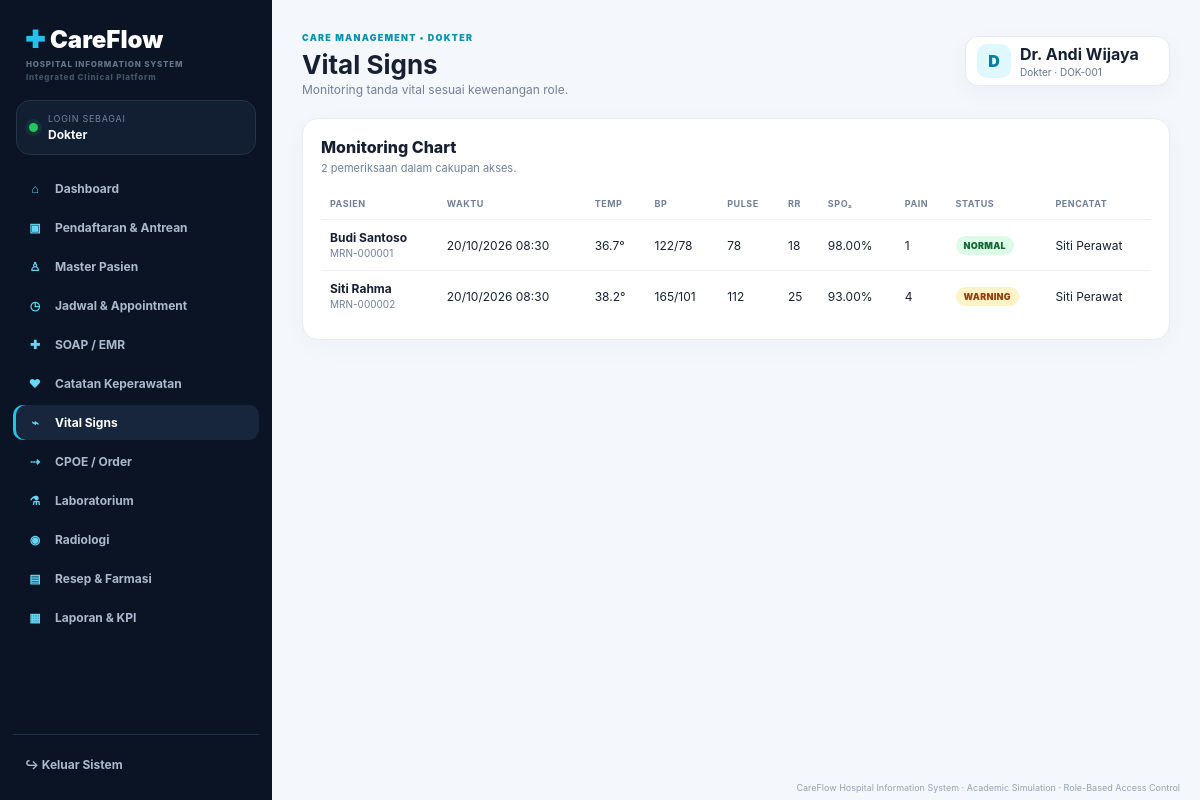
The page /vitals.php (signed in) on the database its author committed.
### tables this page shows
CREATE TABLE vital_signs(id INT AUTO_INCREMENT PRIMARY KEY,patient_id INT NOT NULL,recorded_by INT NOT NULL,recorded_at DATETIME DEFAULT CURRENT_TIMESTAMP,temperature DECIMAL(4,1),systolic INT,diastolic INT,pulse INT,respiratory_rate INT,spo2 DECIMAL(5,2),weight DECIMAL(6,2),height DECIMAL(6,2),pain_score INT DEFAULT 0,status VARCHAR(20) NOT NULL DEFAULT 'normal',notes TEXT);

CREATE TABLE patients(id INT AUTO_INCREMENT PRIMARY KEY,user_id INT NULL,mrn VARCHAR(30) UNIQUE NOT NULL,name VARCHAR(120) NOT NULL,nik VARCHAR(30),gender VARCHAR(20) NOT NULL,birth_date DATE NOT NULL,blood_type VARCHAR(5),phone VARCHAR(30),address TEXT,emergency_contact VARCHAR(120),emergency_phone VARCHAR(30),insurance VARCHAR(80),created_at TIMESTAMP DEFAULT CURRENT_TIMESTAMP);

CREATE TABLE users(id INT AUTO_INCREMENT PRIMARY KEY,name VARCHAR(120) NOT NULL,email VARCHAR(160) UNIQUE NOT NULL,password_hash VARCHAR(255) NOT NULL,role VARCHAR(40) NOT NULL,employee_no VARCHAR(40),phone VARCHAR(30),is_active TINYINT(1) DEFAULT 1,created_at TIMESTAMP DEFAULT CURRENT_TIMESTAMP);

### config/auth.php (called while the page is built, shortened)
<?php
function h(?string $v): string { return htmlspecialchars((string)($v ?? ''),ENT_QUOTES,'UTF-8'); }
function current_role(): string{return $_SESSION['user']['role']??'';}
function is_role(string ...$roles): bool{return in_array(current_role(),$roles,true);}
?>

### vitals.php (the view, shortened to what this page needs)
<?php require_once __DIR__.'/config/database.php';require_once __DIR__.'/config/auth.php';
$patients=$pdo->query('SELECT id,mrn,name FROM patients ORDER BY name')->fetchAll();$where='';$params=[];if(is_role('patient')){$where='WHERE v.patient_id=?';$params=[current_patient_id($pdo)??0];}elseif(is_role('doctor')){$where='WHERE EXISTS(SELECT 1 FROM encounters e WHERE e.patient_id=v.patient_id AND e.doctor_id=?)';$params=[doctor_id($pdo)];}$sql="SELECT v.*,p.mrn,p.name,u.name recorder FROM vital_signs v JOIN patients p ON p.id=v.patient_id JOIN users u ON u.id=v.recorded_by $where ORDER BY v.recorded_at DESC LIMIT 100";$s=$pdo->prepare($sql);$s->execute($params);$rows=$s->fetchAll();include __DIR__.'/includes/header.php';?>
<div class="card"><div class="card-header"><div><h3 class="section-title">Monitoring Chart</h3><p class="section-subtitle"><?=count($rows)?> pemeriksaan dalam cakupan akses.</p></div></div><div class="table-wrap"><table><tr><th>Pasien</th><th>Waktu</th><th>Temp</th><th>BP</th><th>Pulse</th><th>RR</th><th>SpO₂</th><th>Pain</th><th>Status</th><th>Pencatat</th></tr><?php foreach($rows as $r):?><tr><td><b><?=h($r['name'])?></b><br><span class="mini"><?=h($r['mrn'])?></span></td><td><?=h(date('d/m/Y H:i',strtotime($r['recorded_at'])))?></td><td><?=h($r['temperature'])?>°</td><td><?=h($r['systolic'])?>/<?=h($r['diastolic'])?></td><td><?=h($r['pulse'])?></td><td><?=h($r['respiratory_rate'])?></td><td><?=h($r['spo2'])?>%</td><td><?=h((string)$r['pain_score'])?></td><td><span class="badge <?=$r['status']==='critical'?'danger':($r['status']==='warning'?'warn':'ok')?>"><?=h(strtoupper($r['status']))?></span></td><td><?=h($r['recorder'])?></td></tr><?php endforeach;?></table></div></div><?php include __DIR__.'/includes/footer.php';?>

### assets/css/app.css (style rules this page uses)
* { box-sizing:border-box }
body { margin:0;font-family:Inter,ui-sans-serif,system-ui,-apple-system,"Segoe UI",sans-serif;background:#f4f7fb;color:#172033 }
.card { background:#fff;border:1px solid #e7edf4;border-radius:16px;padding:18px;box-shadow:0 7px 26px #17203308 }
.card-header { display:flex;justify-content:space-between;align-items:flex-start;gap:12px;margin-bottom:13px }
.section-title { font-size:16px;font-weight:800;margin:0 }
.section-subtitle { font-size:11px;color:#718096;margin:4px 0 0 }
.table-wrap { overflow:auto }
table { width:100%;border-collapse:collapse }
th,td { text-align:left;padding:10px 9px;border-bottom:1px solid #edf1f5;font-size:12px;white-space:nowrap }
th { color:#718096;font-size:9px;text-transform:uppercase;letter-spacing:.06em }
tr:last-child td { border-bottom:0 }
.badge { padding:4px 8px;border-radius:999px;font-size:9px;font-weight:900;letter-spacing:.03em;display:inline-block }
.ok { background:#dcfce7;color:#166534 }
.warn { background:#fef3c7;color:#92400e }
.mini { font-size:10px;color:#718096 }

### rows shown on the page
vital_signs: patient.name "Budi Santoso", patient.mrn "MRN-000001", recorded_at "20/10/2026 08:30", temperature "36.7", systolic "122", diastolic "78", pulse "78", respiratory_rate "18", spo2 "98.00", pain_score "1", status "NORMAL", users.name "Siti Perawat"
vital_signs: patient.name "Siti Rahma", patient.mrn "MRN-000002", recorded_at "20/10/2026 08:30", temperature "38.2", systolic "165", diastolic "101", pulse "112", respiratory_rate "25", spo2 "93.00", pain_score "4", status "WARNING", users.name "Siti Perawat"

### other values the page prints
role_label($role) "Dokter"
$item['icon'] "⌂"
$item['label'] "Dashboard"
$item['icon'] "▣"
$item['label'] "Pendaftaran & Antrean"
$item['icon'] "♙"
$item['label'] "Master Pasien"
$item['icon'] "◷"
$item['label'] "Jadwal & Appointment"
$item['icon'] "✚"
$item['label'] "SOAP / EMR"
$item['icon'] "♥"
$item['label'] "Catatan Keperawatan"
$item['icon'] "⌁"
$item['label'] "Vital Signs"
